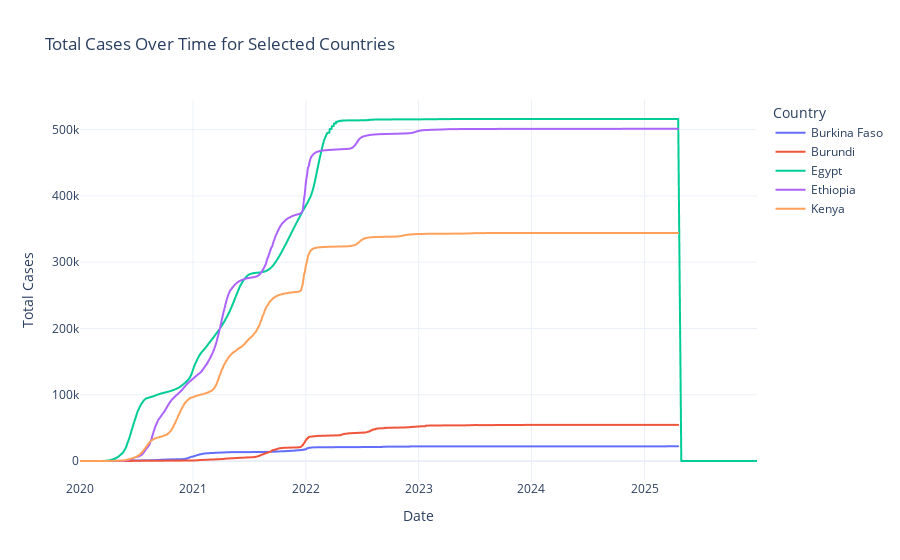

Notebook source saved alongside this figure:
### Code cell
fig = px.line(
    covid_df,
    x='date',
    y='total_cases',
    color='country',
    title='Total Cases Over Time for Selected Countries',
    labels={'date': 'Date', 'total_cases': 'Total Cases'}
)
fig.update_layout(
    xaxis_title='Date',
    yaxis_title='Total Cases',
    legend_title='Country',
    template='plotly_white'
)
fig.show()

### Figure 1 — Plotly figure (JSON) as saved in the notebook; plotly's stock layout.template omitted (floating-point values rounded to 4 significant figures; data arrays with more than 128 entries replaced by an {"elided": "..."} marker saying what was removed)
{"data": [{"hovertemplate": "country=Burkina Faso<br>Date=%{x}<br>Total Cases=%{y}<extra></extra>", "legendgroup": "Burkina Faso", "line": {"color": "#636efa", "dash": "solid"}, "marker": {"symbol": "circle"}, "mode": "lines", "name": "Burkina Faso", "showlegend": true, "type": "scattergl", "x": {"elided": "1937 str values"}, "xaxis": "x", "y": {"elided": "1937 int values"}, "yaxis": "y"}, {"hovertemplate": "country=Burundi<br>Date=%{x}<br>Total Cases=%{y}<extra></extra>", "legendgroup": "Burundi", "line": {"color": "#EF553B", "dash": "solid"}, "marker": {"symbol": "circle"}, "mode": "lines", "name": "Burundi", "showlegend": true, "type": "scattergl", "x": {"elided": "1937 str values"}, "xaxis": "x", "y": {"elided": "1937 int values"}, "yaxis": "y"}, {"hovertemplate": "country=Egypt<br>Date=%{x}<br>Total Cases=%{y}<extra></extra>", "legendgroup": "Egypt", "line": {"color": "#00cc96", "dash": "solid"}, "marker": {"symbol": "circle"}, "mode": "lines", "name": "Egypt", "showlegend": true, "type": "scattergl", "x": {"elided": "1946 str values"}, "xaxis": "x", "y": {"elided": "1946 int values"}, "yaxis": "y"}, {"hovertemplate": "country=Ethiopia<br>Date=%{x}<br>Total Cases=%{y}<extra></extra>", "legendgroup": "Ethiopia", "line": {"color": "#ab63fa", "dash": "solid"}, "marker": {"symbol": "circle"}, "mode": "lines", "name": "Ethiopia", "showlegend": true, "type": "scattergl", "x": {"elided": "1937 str values"}, "xaxis": "x", "y": {"elided": "1937 int values"}, "yaxis": "y"}, {"hovertemplate": "country=Kenya<br>Date=%{x}<br>Total Cases=%{y}<extra></extra>", "legendgroup": "Kenya", "line": {"color": "#FFA15A", "dash": "solid"}, "marker": {"symbol": "circle"}, "mode": "lines", "name": "Kenya", "showlegend": true, "type": "scattergl", "x": {"elided": "1937 str values"}, "xaxis": "x", "y": {"elided": "1937 int values"}, "yaxis": "y"}], "layout": {"legend": {"title": {"text": "Country"}, "tracegroupgap": 0}, "title": {"text": "Total Cases Over Time for Selected Countries"}, "xaxis": {"anchor": "y", "domain": [0, 1], "title": {"text": "Date"}}, "yaxis": {"anchor": "x", "domain": [0, 1], "title": {"text": "Total Cases"}}}}
